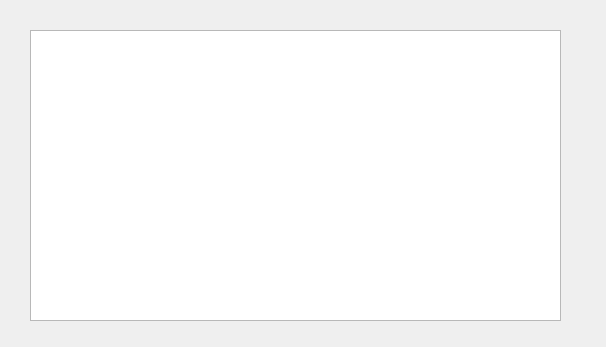
<?xml version="1.0" encoding="UTF-8"?>
<ui version="4.0">
 <class>filedata</class>
 <widget class="QWidget" name="filedata">
  <property name="geometry">
   <rect>
    <x>0</x>
    <y>0</y>
    <width>606</width>
    <height>347</height>
   </rect>
  </property>
  <property name="windowTitle">
   <string>Form</string>
  </property>
  <widget class="QTableWidget" name="tableWidget">
   <property name="geometry">
    <rect>
     <x>30</x>
     <y>30</y>
     <width>531</width>
     <height>291</height>
    </rect>
   </property>
  </widget>
 </widget>
 <resources/>
 <connections/>
</ui>
